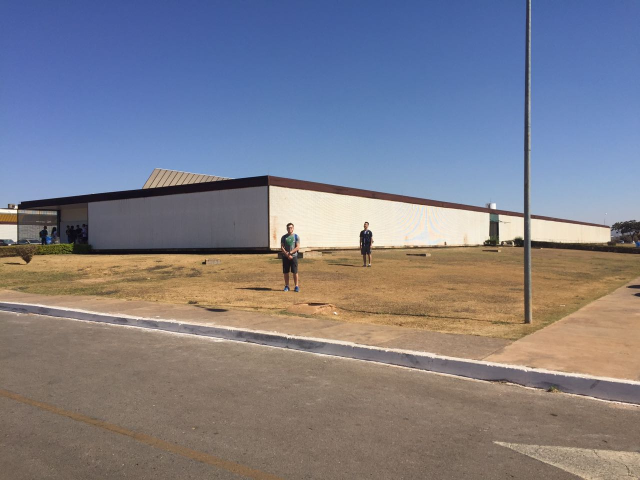
%> input picture Imagens/1.jpeg, 1280 x 960 px (shown at 1/2 size); its folder holds only this picture in this run
$ octave PontosFugaAuto.m   (GNU Octave 9; MATLAB toolbox functions it lacks are replaced by stand-ins)
%> lines starting %> are read from the running program, lines starting %| are printed output that depends on the picture; in (x1, y1, x2, y2) boxes, pixels count from 0 and x2, y2 are one past the last pixel; in counts of white or black regions, pixels touching at a corner belong together; the program's own positions count from 1
% Deteccao de Pontos de Fuga automaticamente
% Principios de Visao Computacional - UnB 2/2017
% Filipe Teixeira & Lucas Santos

% Salvando a imagem
imagens = cell(1,5);
% Vetor de linhas de fuga
linhas_y = cell(5);
for i=1:1
    imagens{i}=imread(sprintf('Imagens/%d.jpeg',i));
    % Convertendo imagem para tons de cinza
    imagem_cinza = rgb2gray(imagens{i});
    figure(1), imshow(imagem_cinza), title('Imagem em escala cinza'), pause;
    % Geracao do histograma da imagem
    imagem_limiar = imagem_cinza;
    figure(2), imhist(imagem_limiar), title('Histograma da imagem em escala cinza'), pause;
%> after `title('Histograma da imagem em escala cinza')`:
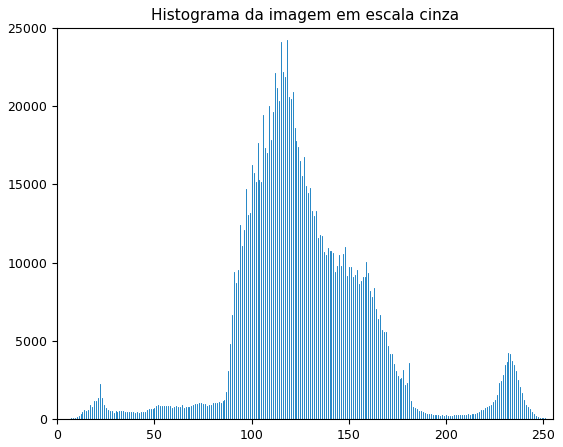
%> figure redrawn from the program's plot data; highest point at x = 118, y = 24203
    % Filtragem mediana
    imagem_limiar = medfilt2(imagem_limiar);
    % Converte imagem em tons de cinza para preto e branco de acordo com um limiar
    limiar = 100;
    imagem_limiar(imagem_limiar < limiar) = 0;
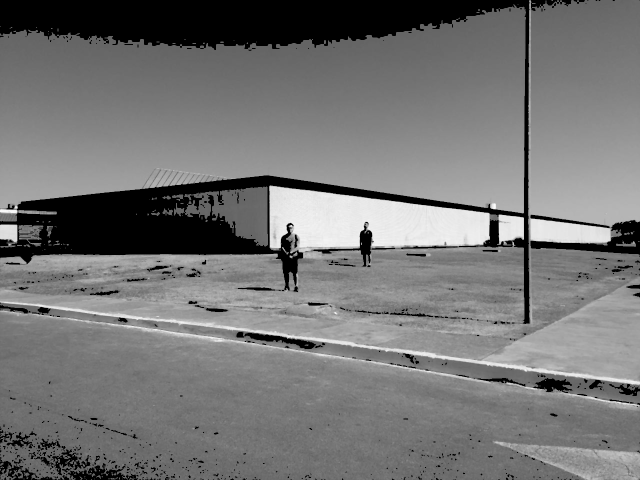
%> imagem_limiar: size 960x1280 uint8 (shown at 1/2 size); min 0, max 253, mean 116.4
    imagem_limiar(imagem_limiar >= limiar) = 1;
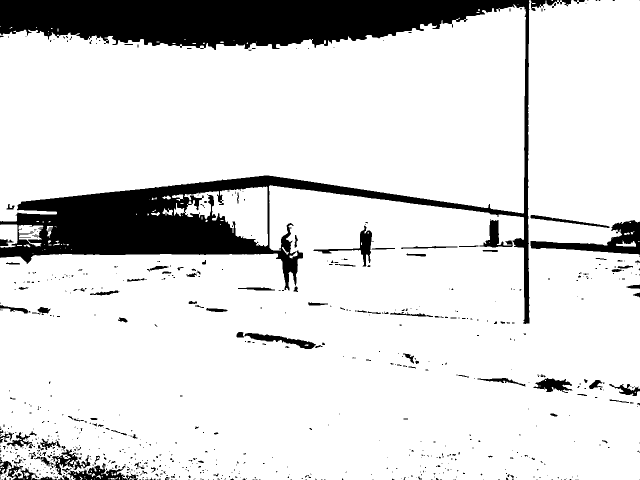
%> imagem_limiar: size 960x1280 uint8 (shown at 1/2 size); values 0 (black) and 1 (white), 85.9% white; 782 black regions (657 under 20 px), largest, box (x1, y1, x2, y2) and area: (0, 0, 1059, 648) 142936, (1061, 440, 1280, 510) 5265, (132, 926, 276, 960) 1978
    imagem_limiar = logical(imagem_limiar);
    figure(3), imshow(imagem_limiar), title('Imagem em preto e branco'), pause;
    % Deteccao de bordas
    imagem_bordas = edge(imagem_limiar, 'sobel');
%> imagem_bordas: size 960x1280 logical; 2.7% white in thin lines or dots
    figure(4), imshow(imagem_bordas), title('Deteccao de bordas'), pause;
    % Deteccao de bordas horizontais
    imagem_bordas_horizontais = edge(imagem_limiar, 'canny', (graythresh(imagens{i})*0.2), 'horizontal');
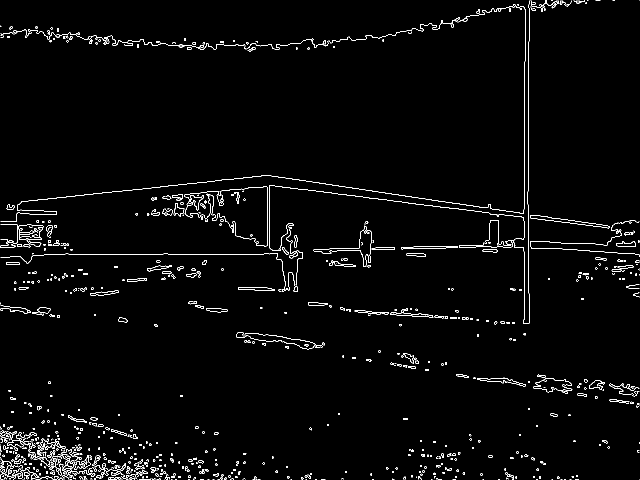
%> imagem_bordas_horizontais: size 960x1280 logical (shown at 1/2 size); 2.1% white in thin lines or dots
    figure(5), imshow(imagem_bordas_horizontais), title('Deteccao de bordas horizontais'), pause;
    % Transformada Hough
    [H, theta, rho] = hough(imagem_bordas_horizontais);
%> theta = 180 values from -90 to 89; rho = 3199 values from -1599 to 1599
    figure(6), imshow(imadjust(mat2gray(H)), [], 'X', theta, 'Y', rho, 'InitialMagnification', 'fit'), title('Transformada Hough'), pause;
%> after `imshow(imadjust(mat2gray(H)), [], 'X', theta, 'Y', rho, 'InitialMagnif`:
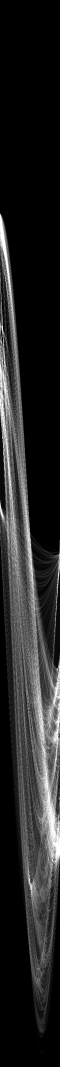
%> displayed picture: size 3199x180, on the screen's scale of 0 to 255 (shown at 1/3 size); min 0, max 255, mean 37.2
    xlabel('\theta (graus)'), ylabel('\rho');
    axis on, axis normal, hold on;
    colormap(hot);
    % Encontrando picos da trasnformada Hough
    picos = houghpeaks(H, 300, 'threshold', ceil(0.5*max(H(:))));
%> picos = [2005 175; 2648 91; 1297 8; 642 1; 1092 1; 1182 5; 1339 10]
    x = theta(picos(:,2));
%> x = [84 0 -83 -90 -90 -86 -81]
    y = rho(picos(:,1));
%> y = [405 1048 -303 -958 -508 -418 -261]
    plot(x,y,'s','Color','Red'); pause;
%> after `plot(x,y,'s','Color','Red')`:
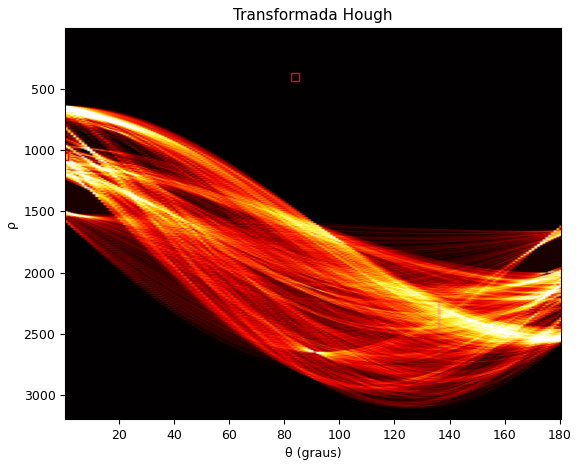
%> figure redrawn from the program's plot data
    % Linhas que convergem para os pontos de fuga
    linhas = houghlines(imagem_bordas_horizontais, theta, rho, picos, 'FillGap', 450, 'MinLength', 500);
%> linhas = 6 lines; point1 to point2 (x, y): (2, 959) to (1279, 959), (65, 509) to (1278, 509), (114, 428) to (1278, 509), (443, 361) to (1268, 462), (1049, 15) to (1049, 773), (571, 356) to (1269, 466)
    figure(7), imshow(imagens{i}), title('Deteccao automatica dos possiveis pontos de fuga'), hold on
    for k = 1:length(linhas)
        xy = [linhas(k).point1; linhas(k).point2];
        %line(xy(:,1),xy(:,2), 'LineWidth', 2, 'Color', 'Red');
        plot(xy(1,1),xy(1,2), 'x', 'LineWidth', 2, 'Color', 'Green');
        plot(xy(2,1),xy(2,2), 'x', 'LineWidth', 2, 'Color', 'Blue');
        % Limites da janela de plot
        xlims = xlim(gca);
        eixo_x = xlims(1):0.01:xlims(2);
        % Equacao de reta y = a*x + b
        a = (xy(2,2)-xy(1,2)) / (xy(2,1)-xy(1,1));
        b = xy(1,2)-a*xy(1,1);
        % Plot da linha na janela de plot
        linhas_y{i,k} = eixo_x.*a+b;
        line( eixo_x, linhas_y{i,k}, 'LineWidth', 2, 'Color', 'red' );
    end
%> this loop made 6 passes
%> (xy, a, b) on passes 1 to 6: ([1049 15; 1049 773], Inf, -Inf), ([443 361; 1268 462], 0.122, 306.8), ([2 959; 1279 959], 0, 959), ([65 509; 1278 509], 0, 509), ([114 428; 1278 509], 0.0696, 420.1), ([571 356; 1269 466], 0.158, 266)
%> after the loop, linhas_y = 30 items
    % Numero de linhas
    n_linhas = size(linhas_y);
%> n_linhas = [5 6]
    n_linhas = n_linhas(2);
%> n_linhas = 6
    % Possivel ponto de fuga
    for m=1:(n_linhas-1)
        y1 = linhas_y{i,m};
        y2 = linhas_y{i,(m+1)};
        if not(isempty(y2))
            % Encontrando os pontos de interseccao
            idx = find(y1 - y2 < eps, 1);
            px = eixo_x(idx);
            py = y1(idx);
            plot(px, py, 'ro', 'MarkerSize', 20, 'Color', 'magenta');
            idx = find(y2 - y1 < eps, 1);
            px = eixo_x(idx);
            py = y2(idx);
            plot(px, py, 'ro', 'MarkerSize', 20, 'Color', 'magenta');
        end
    end
%> this loop made 5 passes
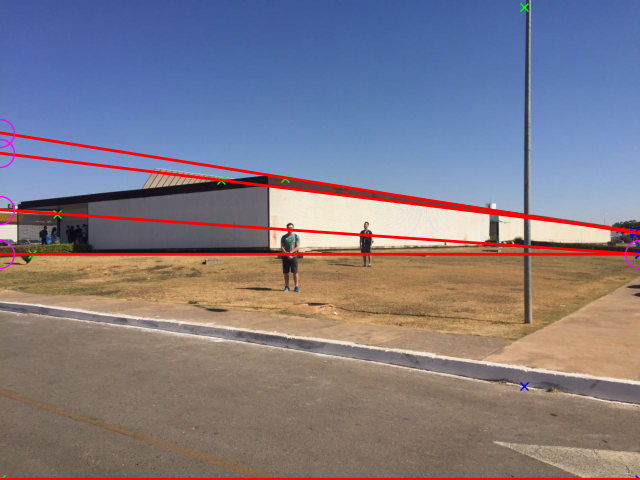
%> figure redrawn from the program's plot data; shown at 1/2 size; its title reads 'Deteccao automatica dos possiveis pontos de fuga'
    pause;
    % Salvando a imagem final
    print(sprintf('Imagens Fuga Automatico/%d.jpeg',i),'-dpng');
end
